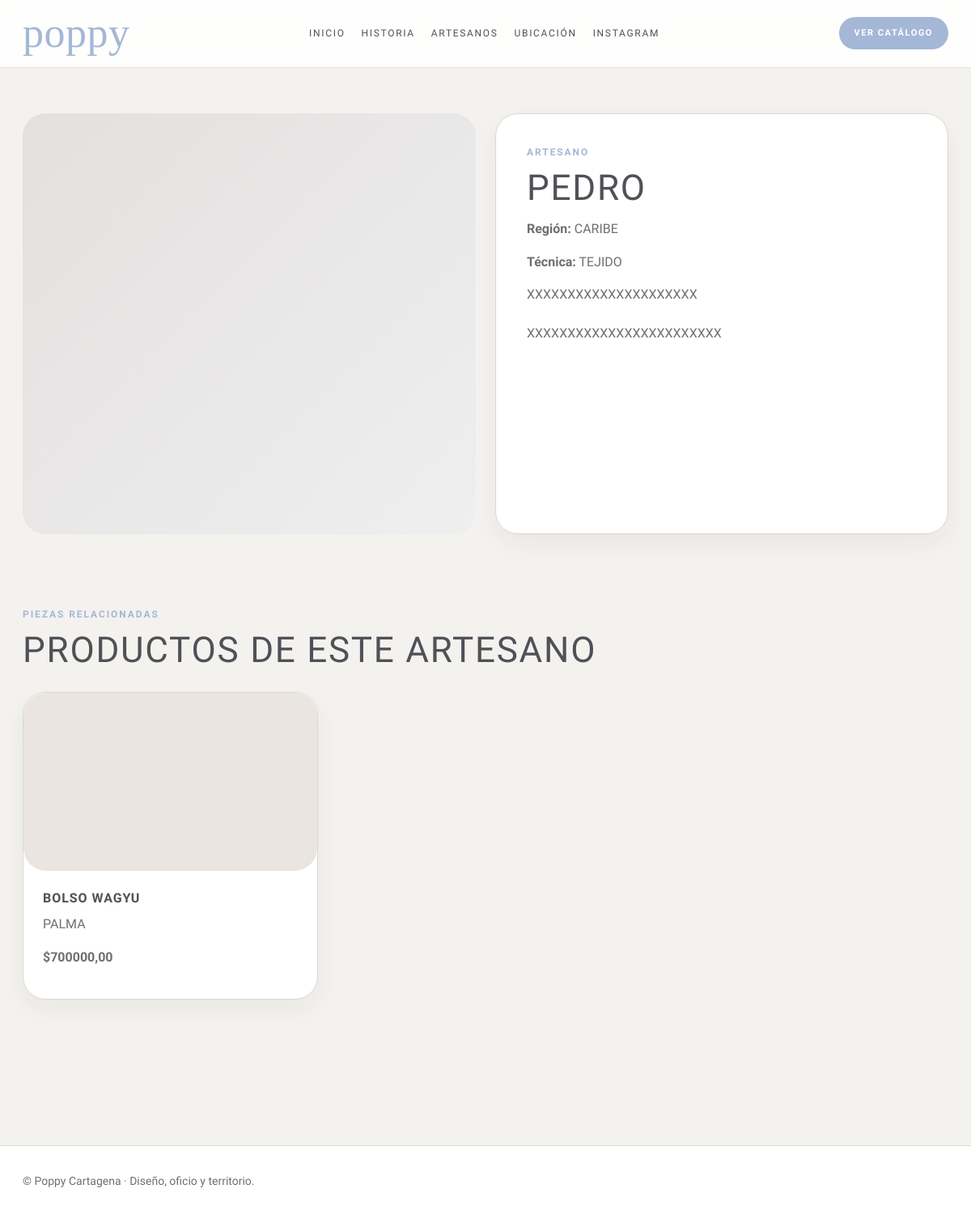
/artesanos/pedro/, run on the app's committed database.
### artesanos/models.py (models this page shows, shortened)
class Artesano(models.Model):
    nombre = models.CharField(max_length=200)
    slug = models.SlugField(unique=True)
    foto = models.ImageField(upload_to="artesanos/", blank=True, null=True)
    region = models.CharField(max_length=200, blank=True)
    tecnica = models.CharField(max_length=200, blank=True)
    bio_corta = models.TextField(blank=True)
    bio_larga = models.TextField(blank=True)
    destacado = models.BooleanField(default=False)
    activo = models.BooleanField(default=True)
    created_at = models.DateTimeField(auto_now_add=True)

### catalogo/models.py (models this page shows, shortened)
class Producto(models.Model):
    nombre = models.CharField(max_length=200)
    slug = models.SlugField(unique=True)
    descripcion = models.TextField()
    precio = models.DecimalField(max_digits=10, decimal_places=2, blank=True, null=True)
    coleccion = models.ForeignKey(
        Coleccion,
        on_delete=models.CASCADE,
        related_name="productos"
    )
    artesano = models.ForeignKey(
        "artesanos.Artesano",
        on_delete=models.SET_NULL,
        null=True,
        blank=True,
        related_name="productos"
    )
    material = models.CharField(max_length=200, blank=True)
    medidas = models.CharField(max_length=200, blank=True)
    destacado = models.BooleanField(default=False)
    activo = models.BooleanField(default=True)
    peso_gramos = models.DecimalField(max_digits=10, decimal_places=2, null=True, blank=True)
    notas_internas = models.TextField(blank=True)

class ProductoImagen(models.Model):
    producto = models.ForeignKey(
        Producto,
        on_delete=models.CASCADE,
        related_name="imagenes"
    )
    imagen = models.ImageField(upload_to="catalogo/productos/")
    orden = models.PositiveIntegerField(default=0)

### artesanos/views.py (the view)
# urls.py: path("artesanos/<slug:slug>/", views.artesano_detalle, name="artesano_detalle"),
def artesano_detalle(request, slug):
    artesano = get_object_or_404(Artesano, slug=slug, activo=True)
    return render(request, "artesanos/detalle.html", {
        "artesano": artesano,
    })

### templates/artesanos/detalle.html
{% extends "base.html" %}
{% block content %}
<section class="section">
    <div class="grid grid-2">
        <div>
            {% if artesano.foto %}
                <div
                    class="visual-block"
                    style="
                        min-height: 520px;
                        background-image: url('{{ artesano.foto.url }}');
                        background-size: cover;
                        background-position: center;
                    "
                ></div>
            {% else %}
                <div class="visual-block warm-block" style="min-height: 520px;"></div>
            {% endif %}
        </div>
        <div class="intro-copy">
            <p class="section-label">Artesano</p>
            <h2>{{ artesano.nombre }}</h2>
            {% if artesano.region %}
                <p><strong>Región:</strong> {{ artesano.region }}</p>
            {% endif %}
            {% if artesano.tecnica %}
                <p><strong>Técnica:</strong> {{ artesano.tecnica }}</p>
            {% endif %}
            {% if artesano.bio_corta %}
                <p>{{ artesano.bio_corta }}</p>
            {% endif %}
            {% if artesano.bio_larga %}
                <div style="margin-top: 22px;">
                    <p>{{ artesano.bio_larga }}</p>
                </div>
            {% endif %}
        </div>
    </div>
</section>
<section class="section">
    <div class="section-header">
        <p class="section-label">Piezas relacionadas</p>
        <h2>Productos de este artesano</h2>
    </div>
    <div class="grid grid-3">
        {% for producto in artesano.productos.all %}
            {% if producto.activo %}
                <a href="{% url 'producto_detalle' producto.slug %}" class="card editorial-card">
                    {% with producto.imagenes.first as img %}
                        {% if img %}
                            <div
                                class="card-image"
                                style="
                                    background-image: url('{{ img.imagen.url }}');
                                    background-size: cover;
                                    background-position: center;
                                "
                            ></div>
                        {% else %}
                            <div class="card-image soft-bg-2"></div>
                        {% endif %}
                    {% endwith %}
                    <div class="card-body">
                        <h3>{{ producto.nombre }}</h3>
                        {% if producto.material %}
                            <p>{{ producto.material }}</p>
                        {% endif %}
                        {% if producto.precio %}
                            <p><strong>${{ producto.precio }}</strong></p>
                        {% endif %}
                    </div>
                </a>
            {% endif %}
        {% empty %}
            <p>Este artesano aún no tiene productos asociados.</p>
        {% endfor %}
    </div>
</section>
{% endblock %}

### data on the page
Artesano: nombre "PEDRO", region "CARIBE", tecnica "TEJIDO", bio_corta "XXXXXXXXXXXXXXXXXXXXX", bio_larga "XXXXXXXXXXXXXXXXXXXXXXXX"
Producto: nombre "BOLSO WAGYU", material "PALMA", precio "700000,00"
